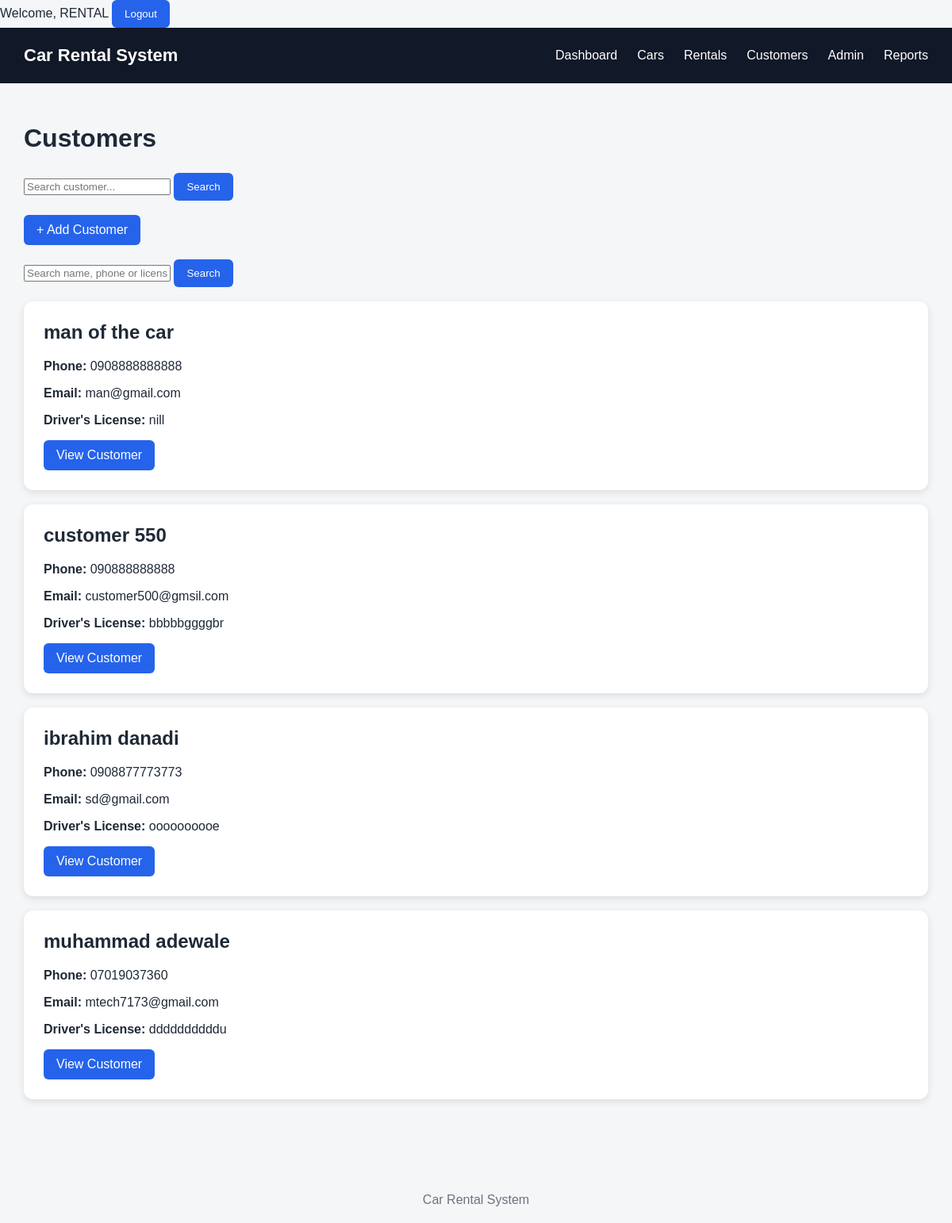
The page /customers/ (signed in) on the database its author committed.
### customers/models.py (models this page shows, shortened)
class Customer(models.Model):
    full_name = models.CharField(max_length=150)
    phone = models.CharField(max_length=20)
    email = models.EmailField(
        blank=True,
        null=True
    )
    address = models.TextField(
        blank=True
    )
    driver_license = models.CharField(
        max_length=50,
        unique=True
    )
    created_at = models.DateTimeField(
        auto_now_add=True
    )
    updated_at = models.DateTimeField(
        auto_now=True
    )

### customers/views.py (the view)
@login_required
def customer_list(request):
    search = request.GET.get("search", "").strip()
    customers = Customer.objects.all().order_by("-created_at")
    if search:
        customers = customers.filter(
            models.Q(full_name__icontains=search)
            | models.Q(phone__icontains=search)
            | models.Q(driver_license__icontains=search)
        )
    return render(
        request,
        "customers/customer_list.html",
        {
            "customers": customers,
            "search": search,
        }
    )

### customers/templates/customers/customer_list.html (shortened to what this page needs)
{% extends "base.html" %}
{% block content %}
<h1 class="page-title">
    Customers
</h1>
<form method="GET">
    <input
        type="text"
        name="search"
        placeholder="Search customer..."
        value="{{ search }}"
    >
    <button type="submit" class="btn">
        Search
    </button>
</form>
<br>
<a
    href="{% url 'customer_create' %}"
    class="btn"
>
    + Add Customer
</a>
<br>
<br>
<form method="GET">
    <input
        type="text"
        name="search"
        value="{{ search }}"
        placeholder="Search name, phone or license..."
    >
    <button
        type="submit"
        class="btn"
    >
        Search
    </button>
</form>
<br>
{% for customer in customers %}
<div class="card">
    <h2>
        {{ customer.full_name }}
    </h2>
    <p>
        <strong>Phone:</strong>
        {{ customer.phone }}
    </p>
    <p>
        <strong>Email:</strong>
        {{ customer.email|default:"Not provided" }}
    </p>
    <p>
        <strong>Driver's License:</strong>
        {{ customer.driver_license }}
    </p>
    <a
        href="{% url 'customer_detail' customer.pk %}"
        class="btn"
    >
        View Customer
    </a>
</div>
<br>
{% empty %}
<p>
    No customers found.
</p>
{% endfor %}
{% endblock %}

### templates/base.html (shortened to what this page needs)
<!DOCTYPE html>
<html lang="en">
<head>
</head>
<body>
    {% if user.is_authenticated %}
    <span>
        Welcome, {{ user.username }}
    </span>
    <form
        method="POST"
        action="{% url 'logout' %}"
        style="display:inline;"
    >
        <button type="submit" class="btn">
            Logout
        </button>
    </form>
{% endif %}
    <nav class="navbar">
        <div class="brand">
            Car Rental System
        </div>
        <div class="nav-links">
            <a href="{% url 'dashboard' %}">
                Dashboard
            </a>
            <a href="{% url 'car_list' %}">
                Cars
            </a>
            <a href="{% url 'rental_list' %}">
                Rentals
            </a>
            <a href="{% url 'customer_list' %}">
                Customers
            </a>
            <a href="/admin/">
                Admin
            </a>
            <a href="{% url 'reports' %}">
                Reports
            </a>
        </div>
    </nav>
    <main class="container">
        {% block content %}{% endblock %}
    </main>
    <footer class="footer">
        Car Rental System
    </footer>
</body>
</html>

### templates/base.html (style rules this page uses)
* { box-sizing: border-box; }
body { margin: 0; font-family: Arial, sans-serif; background: #f4f6f8; color: #1f2937; }
.navbar { background: #111827; color: white; padding: 0 30px; min-height: 70px; display: flex; align-items: center; justify-content: space-between; }
.brand { font-size: 22px; font-weight: bold; }
.nav-links { display: flex; gap: 25px; }
.nav-links a { color: white; text-decoration: none; }
.container { max-width: 1200px; margin: auto; padding: 30px; }
.page-title { margin-bottom: 25px; }
.btn { display: inline-block; padding: 10px 16px; border-radius: 6px; text-decoration: none; border: none; cursor: pointer; background: #2563eb; color: white; }
.footer { margin-top: 50px; padding: 20px; text-align: center; color: #6b7280; }
.card { background: white; padding: 25px; border-radius: 12px; box-shadow: 0 3px 10px rgba(0, 0, 0, 0.1); }
.card h2 { margin-top: 0; }

### rows shown on the page
Customer: full_name "man of the car", phone "0908888888888", email "man@gmail.com", driver_license "nill"
Customer: full_name "customer 550", phone "090888888888", email "customer500@gmsil.com", driver_license "bbbbbggggbr"
Customer: full_name "ibrahim danadi", phone "0908877773773", email "sd@gmail.com", driver_license "oooooooooe"
Customer: full_name "muhammad adewale", phone "07019037360", email "mtech7173@gmail.com", driver_license "ddddddddddu"

### other values the page prints
{{ user.username }} "RENTAL"
